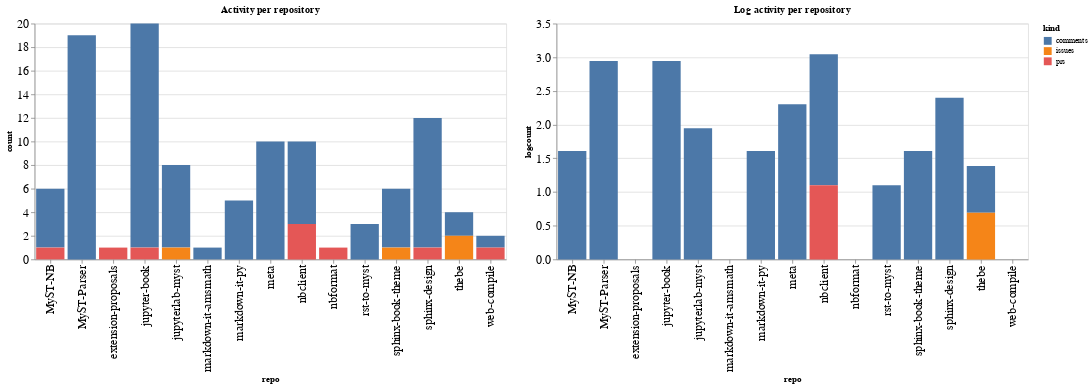

Here is the notebook cell this chart was saved with:
### Code cell
ch1 = alt.Chart(repo_summaries, width=600, title="Activity per repository").mark_bar().encode(
    x='repo',
    y='count',
    color='kind',
    tooltip="kind"
)

ch2 = alt.Chart(repo_summaries, width=600, title="Log activity per repository").mark_bar().encode(
    x='repo',
    y='logcount',
    color='kind',
    tooltip="kind"
)

ch1 | ch2

### Figure 1 — Vega-Lite specification as saved in the notebook (floating-point values rounded to 4 significant figures)
{"config": {"axisLeft": {"labelFontSize": 15}, "axisBottom": {"labelFontSize": 15}}, "hconcat": [{"mark": "bar", "encoding": {"color": {"type": "nominal", "field": "kind"}, "tooltip": {"type": "nominal", "field": "kind"}, "x": {"type": "nominal", "field": "repo"}, "y": {"type": "quantitative", "field": "count"}}, "title": "Activity per repository", "width": 600}, {"mark": "bar", "encoding": {"color": {"type": "nominal", "field": "kind"}, "tooltip": {"type": "nominal", "field": "kind"}, "x": {"type": "nominal", "field": "repo"}, "y": {"type": "quantitative", "field": "logcount"}}, "title": "Log activity per repository", "width": 600}], "data": {"name": "data-fecf274e2afe4d8495988d60ebfea780"}, "$schema": "https://vega.github.io/schema/vega-lite/v4.8.1.json", "datasets": {"data-fecf274e2afe4d8495988d60ebfea780": [{"repo": "MyST-NB", "kind": "comments", "count": 5, "logcount": 1.609}, {"repo": "MyST-NB", "kind": "prs", "count": 1, "logcount": 0.0}, {"repo": "MyST-Parser", "kind": "comments", "count": 19, "logcount": 2.944}, {"repo": "extension-proposals", "kind": "prs", "count": 1, "logcount": 0.0}, {"repo": "jupyter-book", "kind": "comments", "count": 19, "logcount": 2.944}, {"repo": "jupyter-book", "kind": "prs", "count": 1, "logcount": 0.0}, {"repo": "jupyterlab-myst", "kind": "comments", "count": 7, "logcount": 1.946}, {"repo": "jupyterlab-myst", "kind": "issues", "count": 1, "logcount": 0.0}, {"repo": "markdown-it-amsmath", "kind": "comments", "count": 1, "logcount": 0.0}, {"repo": "markdown-it-py", "kind": "comments", "count": 5, "logcount": 1.609}, {"repo": "meta", "kind": "comments", "count": 10, "logcount": 2.303}, {"repo": "nbclient", "kind": "comments", "count": 7, "logcount": 1.946}, {"repo": "nbclient", "kind": "prs", "count": 3, "logcount": 1.099}, {"repo": "nbformat", "kind": "prs", "count": 1, "logcount": 0.0}, {"repo": "rst-to-myst", "kind": "comments", "count": 3, "logcount": 1.099}, {"repo": "sphinx-book-theme", "kind": "comments", "count": 5, "logcount": 1.609}, {"repo": "sphinx-book-theme", "kind": "issues", "count": 1, "logcount": 0.0}, {"repo": "sphinx-design", "kind": "comments", "count": 11, "logcount": 2.398}, {"repo": "sphinx-design", "kind": "prs", "count": 1, "logcount": 0.0}, {"repo": "thebe", "kind": "comments", "count": 2, "logcount": 0.6931}, {"repo": "thebe", "kind": "issues", "count": 2, "logcount": 0.6931}, {"repo": "web-compile", "kind": "comments", "count": 1, "logcount": 0.0}, {"repo": "web-compile", "kind": "prs", "count": 1, "logcount": 0.0}]}}
